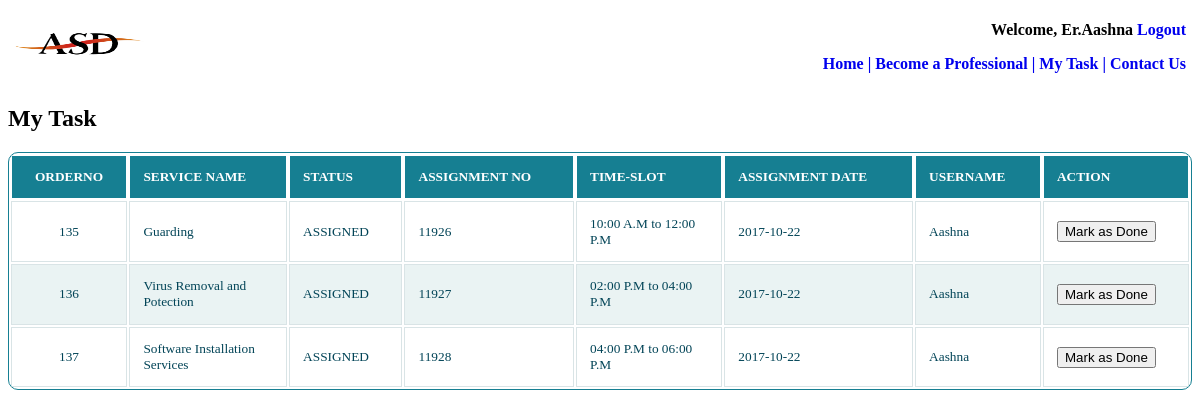
Page /ASD/myTask.php (signed in) on the earlier database version.
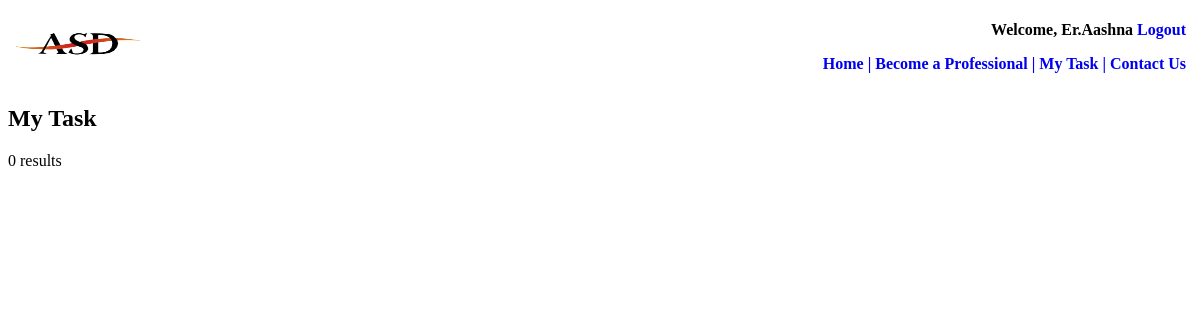
Same page on the later database version.
### tables this page shows
CREATE TABLE IF NOT EXISTS `order_assignment` (
  `ORDERNO` int(5) NOT NULL,
  `SERVICE_CODE` varchar(5) NOT NULL,
  `STATUS` varchar(10) NOT NULL,
  `ASSIGNMENT_NO` int(10) NOT NULL AUTO_INCREMENT,
  `SLOT_CODE` int(5) NOT NULL,
  `ASSIGNMENT_DATE` date NOT NULL,
  `MOBILENO` bigint(10) NOT NULL,
  PRIMARY KEY (`ASSIGNMENT_NO`),
  KEY `ORDERNO` (`ORDERNO`)
);

CREATE TABLE IF NOT EXISTS `mst_service_code` (
  `SERVICE_CODE` varchar(5) NOT NULL,
  `SERVICE` varchar(50) NOT NULL,
  `SERVICE_CHARGE` int(5) NOT NULL,
  PRIMARY KEY (`SERVICE_CODE`)
);

CREATE TABLE IF NOT EXISTS `mst_timeslots` (
  `SLOT_CODE` int(5) NOT NULL,
  `SLOT_TIME` varchar(50) NOT NULL,
  `DESCRIPTION` varchar(500) NOT NULL,
  PRIMARY KEY (`SLOT_CODE`)
);

CREATE TABLE IF NOT EXISTS `registration` (
  `FIRSTNAME` varchar(50) NOT NULL,
  `LASTNAME` varchar(50) NOT NULL,
  `EMAIL` varchar(50) NOT NULL,
  `MOBILENO` bigint(10) NOT NULL,
  `PASSWORD` varchar(50) NOT NULL,
  `USER_TYPE` varchar(50) NOT NULL,
  PRIMARY KEY (`MOBILENO`)
);

### ASD/myTask.php (the view, shortened to what this page needs)
<?php include 'top.php'?>
<html>
<head>
<link rel='stylesheet' href= 'select.css'>
<link rel='stylesheet' href= 'font-awesome.css'>
</head>
<body>
<form name="myForm" action="completeTask.php" method="post">
<h2>My Task</h2>
<?php
$servername = "localhost";
$username = "root";
$password = "admin";
$dbname = "asddb";
$userMobile = "";
if($_SESSION['userid'] != '')
{
	$userMobile = $_SESSION['userMobile'];
}
$conn = new mysqli($servername, $username, $password, $dbname);
$sql = "SELECT OA.ORDERNO,S.SERVICE,OA.STATUS,OA.ASSIGNMENT_NO,T.SLOT_TIME,OA.ASSIGNMENT_DATE,R.FIRSTNAME
FROM ORDER_ASSIGNMENT OA, MST_SERVICE_CODE S,MST_TIMESLOTS T,REGISTRATION R
WHERE OA.SERVICE_CODE = S.SERVICE_CODE AND
OA.SLOT_CODE = T.SLOT_CODE AND
OA.MOBILENO = R.MOBILENO AND
OA.MOBILENO = ".$userMobile." AND
OA.STATUS = 'ASSIGNED'
ORDER BY ASSIGNMENT_NO";
$result = $conn->query($sql);
if ($result->num_rows > 0) {
	echo("<table border=0 class='responstable'>");
	echo("<tr align='center'>");
		echo("<th>ORDERNO</th>");
		echo("<th>SERVICE NAME</th>");
		echo("<th>STATUS</th>");
		echo("<th>ASSIGNMENT NO</th>");
		echo("<th>TIME-SLOT</th>");
		echo("<th>ASSIGNMENT DATE</th>");
		echo("<th>USERNAME</th>");
		echo("<th>ACTION</th>");
	echo("</tr>");
	while($row = $result->fetch_assoc()) {
		echo("<tr>");
				echo("<td>".$row['ORDERNO']."</td>");
				echo("<td>".$row['SERVICE']."</td>");
				echo("<td>".$row['STATUS']."</td>");
				echo("<td>".$row['ASSIGNMENT_NO']."</td>");
				echo("<td>".$row['SLOT_TIME']."</td>");
				echo("<td>".$row['ASSIGNMENT_DATE']."</td>");
				echo("<td>".$row['FIRSTNAME']."</td>");
				echo("<td><input type=button value='Mark as Done' onClick=doSubmit('".$row['ASSIGNMENT_NO']."','".$row['ORDERNO']."')></input></td>");
        echo("</tr>");
    }
	echo("</table>");
} else {
    echo "0 results";
}
?>
</form>
</body>
</html>

### ASD/top.php (shortened to what this page needs)
<table  width ="100%"  style="z-index=5000;position:relative" border=0>
	<tr>
		<td align=left width="50%">
	<table border=0>
	<tr>
		<td><a href="index.html"><img src="asd.jpg"  height="65" width="130" ></td>
	</tr>
</table>
</td>
<td>
<table align=right>
	<tr>
	<td>
		<?php
		if($_SESSION['userid'] == '')
		{
			echo "<p align=right class='textdecoration'>Welcomes, Guest</p>";
		}
		else
		{
			if($_SESSION['userType'] == 'E')
			{
				echo "<p align=right class='textdecoration'>Welcome, Er.".$_SESSION['userid']."<a href='logout.php'> Logout</a></p>";
			}
			elseif($_SESSION['userType'] == 'A')
			{
				echo "<p align=right class='textdecoration'>Welcome, Admin.".$_SESSION['userid']."<a href='logout.php'> Logout</a></p>";
			}
			else
			{
				echo "<p align=right class='textdecoration'>Welcome, ".$_SESSION['userid']."<a href='logout.php'> Logout</a></p>";
			}
		}
		?>
		<a href="index.php">Home |</a>
		<a href="prof.php">Become a Professional |</a>
		<?php
		if($_SESSION['userid'] != '')
		{
			?>
			<?php
			if($_SESSION['userType'] == 'E')
			{
				?><a href='myTask.php'>My Task |</a>
			<?php
			}
			elseif($_SESSION['userType'] == 'A')
			{
				?><a href='admin_dashboard.php'>My Dashboard |</a>
			<?php
			}
			else
			{
				?><a href='myOrders.php'>My Orders |</a>
				<a href='mycart.php'>Cart (<?php include 'itemCounter.php'?>) |</a>
			<?php
			}
			?>
			<?php
		}
		?>
		<a href="contactUs.php">Contact Us</a>
	</td>
	</tr>
</table>
</td>
</tr>
</table>

### ASD/select.css (style rules this page uses)
a { text-decoration:none; font-family:tahoma; font-size:12pt; font-weight: bold; }
.textdecoration { text-decoration:none; font-family:tahoma; font-size:12pt; font-weight: bold; }
.responstable { margin: 1em 0; width: 100%; overflow: hidden; background: #FFF; color: #024457; border-radius: 10px; border: 1px solid #167F92; }
.responstable tr { border: 1px solid #D9E4E6; text-align: center; }
.responstable tr:nth-child(odd) { background-color: #EAF3F3; }
.responstable th { display: none; border: 1px solid #FFF; background-color: #167F92; color: #FFF; padding: 1em; font-family:tahoma; font-size:10pt; }
.responstable th:first-child { display: table-cell; text-align: center; }
.responstable th:nth-child(2) { display: table-cell; }
.responstable th:nth-child(2):after { content: attr(data-th); }
@media (min-width: 480px) { .responstable th:nth-child(2):after { display: none; } }
.responstable td { display: block; word-wrap: break-word; max-width: 7em; font-family:tahoma; font-size:10pt; }
.responstable td:first-child { display: table-cell; text-align: center; border-right: 1px solid #D9E4E6; }
@media (min-width: 480px) { .responstable td { border: 1px solid #D9E4E6; } }
.responstable th, .responstable td { text-align: left; margin: .5em 1em; }
@media (min-width: 480px) { .responstable th, .responstable td { display: table-cell; padding: 1em; } }

Differences in the rows shown:
removed order_assignment: ORDERNO "135", mst_service_code.SERVICE "Guarding", STATUS "ASSIGNED", ASSIGNMENT_NO "11926", mst_timeslots.SLOT_TIME "10:00 A.M to 12:00 P.M", ASSIGNMENT_DATE "2017-10-22", registration.FIRSTNAME "Aashna"
removed order_assignment: ORDERNO "136", mst_service_code.SERVICE "Virus Removal and Potection", STATUS "ASSIGNED", ASSIGNMENT_NO "11927", mst_timeslots.SLOT_TIME "02:00 P.M to 04:00 P.M", ASSIGNMENT_DATE "2017-10-22", registration.FIRSTNAME "Aashna"
removed order_assignment: ORDERNO "137", mst_service_code.SERVICE "Software Installation Services", STATUS "ASSIGNED", ASSIGNMENT_NO "11928", mst_timeslots.SLOT_TIME "04:00 P.M to 06:00 P.M", ASSIGNMENT_DATE "2017-10-22", registration.FIRSTNAME "Aashna"
Other differences:
text no longer shown: "ORDERNO SERVICE NAME STATUS ASSIGNMENT NO TIME-SLOT ASSIGNMENT DATE USERNAME ACTION"
text now shown: "0 results"
